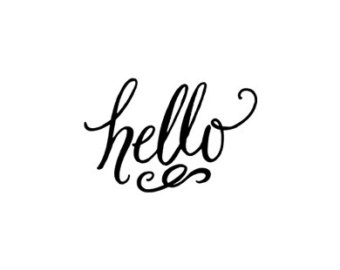
#> input picture test.jpg, 340 x 270 px
$ python test.py   (older library calls are emulated)
#> lines starting #> are read from the running program, lines starting #| are printed output that depends on the picture; after the words box and inside, x2 and y2 are one past the last pixel; in counts of white or black regions, pixels touching at a corner belong together
# import the necessary packages
import time
import cv2
import numpy as np

#Difference Variable
minDiff = 10000
minSquareArea = 5000
match = -1

#Frame width & Height
w=340
h=270

# [21 lines of commented-out code are left out]


# [44 lines left out: functions order_points, four_point_transform, not called in this run]


def auto_canny(image, sigma=0.33):
        # compute the median of the single channel pixel intensities
        v = np.median(image)

        # apply automatic Canny edge detection using the computed median
        lower = int(max(0, (1.0 - sigma) * v))
        upper = int(min(255, (1.0 + sigma) * v))
        edged = cv2.Canny(image, lower, upper)

        # return the edged image
        return edged


# [17 lines left out: function resize_and_threshold_warped, not called in this run]


def main():

    #Font Type
    font = cv2.FONT_HERSHEY_SIMPLEX


    # initialize the camera and grab a reference to the raw camera capture
    video = cv2.VideoCapture(1)

    #Windows to display frames
    cv2.namedWindow("Main Frame", cv2.WINDOW_AUTOSIZE)
    cv2.namedWindow("Matching Operation", cv2.WINDOW_AUTOSIZE)
    cv2.namedWindow("Corrected Perspective", cv2.WINDOW_AUTOSIZE)
    cv2.namedWindow("Contours", cv2.WINDOW_AUTOSIZE)

    #Read all the reference images
    #readRefImages()
    imgFile = cv2.imread('test.jpg')
#> imgFile is the input picture: shape (270, 340, 3); min 0, max 255, mean 243.8

    # capture frames from the camera
    while True:
            ret, OriginalFrame = video.read()
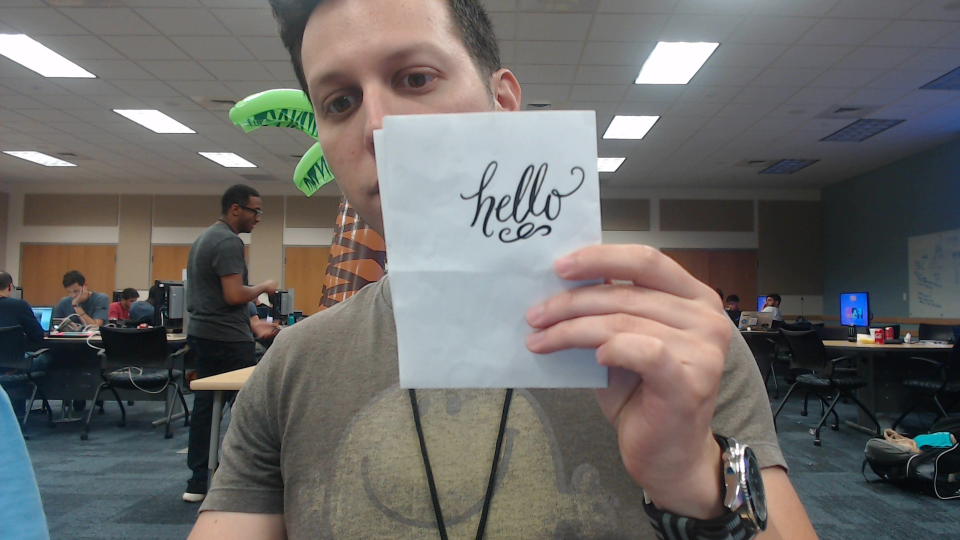
#> input picture cam_img.jpg, 1920 x 1080 px, given in place of the camera (shown at 1/2 size)
#> OriginalFrame is the input picture: shape (1080, 1920, 3); mean B, G, R 102.6, 104.7, 106.8
            gray = cv2.cvtColor(OriginalFrame, cv2.COLOR_BGR2GRAY)
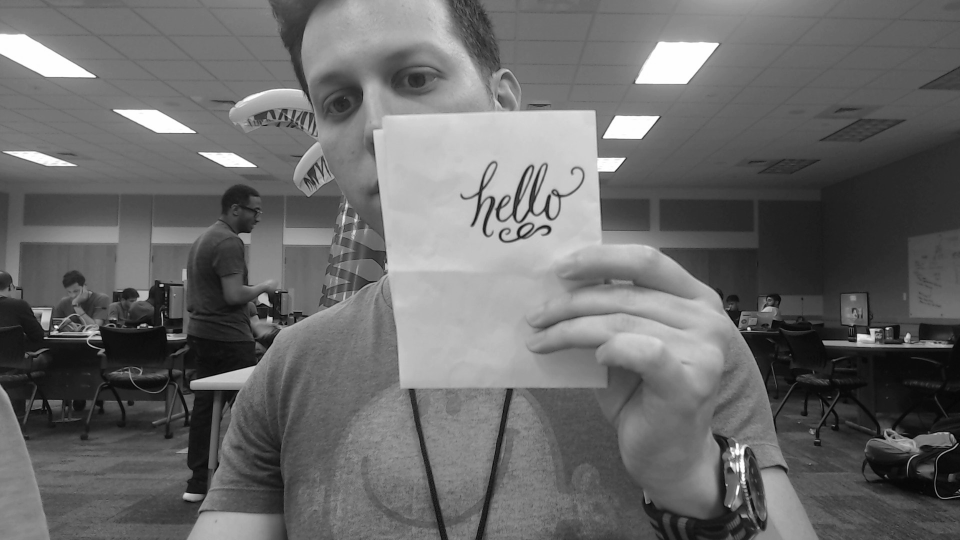
#> gray: shape (1080, 1920) (shown at 1/2 size); min 0, max 255, mean 105.1
            blurred = cv2.GaussianBlur(gray,(3,3),0)

            #Detecting Edges
            edges = auto_canny(blurred)
#> in auto_canny, `v = np.median(image)`: v = 104
#> in auto_canny, `lower = int(max(0, (1.0 - sigma) * v))`: lower = 69
#> in auto_canny, `upper = int(min(255, (1.0 + sigma) * v))`: upper = 138
#> in auto_canny, `edged = cv2.Canny(image, lower, upper)`:
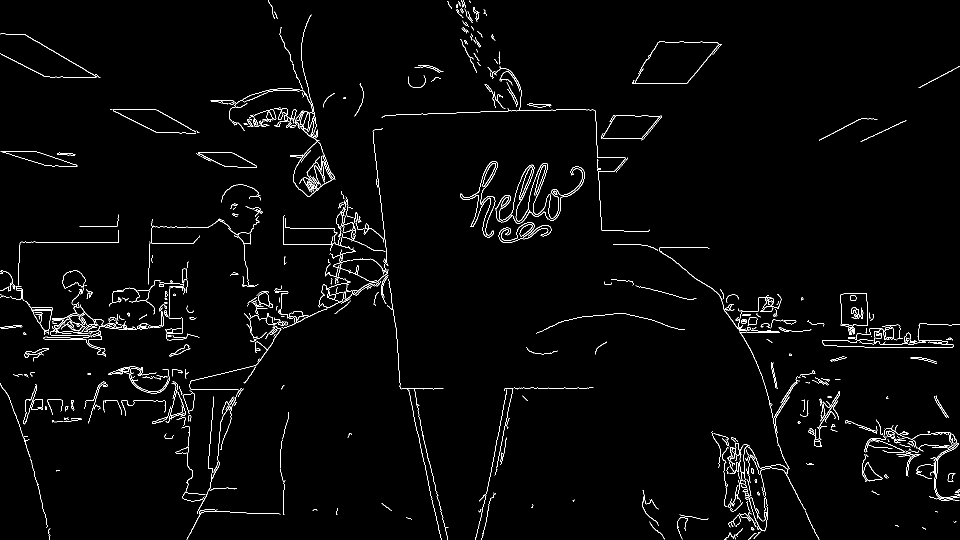
#> edged: shape (1080, 1920) (shown at 1/2 size); 2% white in thin lines or dots

            #Contour Detection & checking for squares based on the square area
            cntr_frame, contours, hierarchy = cv2.findContours(edges,cv2.RETR_TREE,cv2.CHAIN_APPROX_SIMPLE)
#> contours = 731 contours, 578 with area under 20; largest, box (x1, y1, x2, y2) and area: (580, 283, 671, 394) 5210, (586, 283, 669, 394) 5092, (1205, 231, 1324, 281) 3888, (1205, 231, 1320, 278) 3822, (1681, 586, 1736, 653) 3304

            for cnt in contours:
                    approx = cv2.approxPolyDP(cnt,0.01*cv2.arcLength(cnt,True),True)

                    if len(approx)==4:
                            area = cv2.contourArea(approx)

                            if area > minSquareArea:
                                    cv2.drawContours(OriginalFrame,[approx],0,(0,0,255),2)
                                    warped = four_point_transform(OriginalFrame, approx.reshape(4, 2))
                                    warped_eq = resize_and_threshold_warped(warped)


                                    for i in range(1):
                                        diffImg = cv2.bitwise_xor(warped_eq, symbol[i].img)
                                        diff = cv2.countNonZero(diffImg);

                                        if diff < minDiff:
                                            match = i

                                            #print symbol[i].name, diff
                                            #print approx.reshape(4,2)[0]
                                            #cv2.putText(OriginalFrame,symbol[i].name, (10,30), font, 1, (255,0,255), 2, cv2.LINE_AA)
                                            cv2.putText(OriginalFrame,symbol[i].name, tuple(approx.reshape(4,2)[0]), font, 1, (255,0,255), 2, cv2.LINE_AA)
                                            diff = minDiff
                                            break;

                                    cv2.imshow("Corrected Perspective", warped_eq)
                                    cv2.imshow("Matching Operation", diffImg)
                                    cv2.imshow("Contours", edges)
#> this loop made 731 passes
#> (approx, area) on pass 21: ([[373, 1079], [404, 1024], [560, 1028], [403, 1024]], 25.5)
#> area on passes 95, 234, 594, 595, 632, 635: 70.5, 23, 1833, 1820, 21, 3672
#> after the loop, match = -1

            #Display Main Frame
            cv2.imshow("Main Frame", OriginalFrame)

            k = cv2.waitKey(1) & 0xFF
#> (key Esc is pressed here)
            if k == 27:
                    break

    video.release()
    cv2.destroyAllWindows()

#Run Main
if __name__ == "__main__" :
    main()
